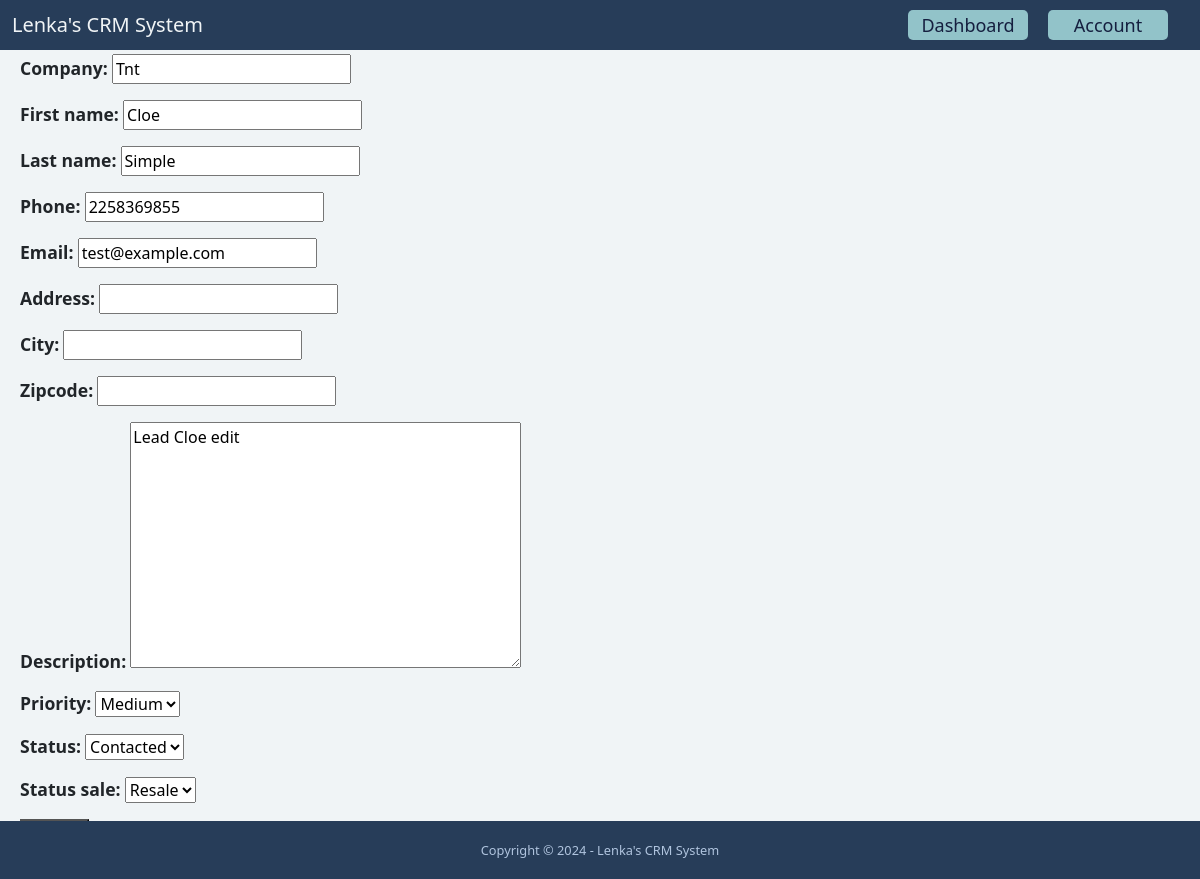
The app's page /dashboard/leads/10/edit/ (signed in) with its own data.
### lead/models.py (models this page shows, shortened)
class Lead(models.Model):
    LOW = 'low'
    MEDIUM = 'medium'
    HIGH = 'high'
    CHOICES_PRIORITY = (
        (LOW, 'Low'),
        (MEDIUM, 'Medium'),
        (HIGH, 'High'),
    )
    NEW = 'new'
    CONTACTED = 'contacted'
    WON = 'won'
    LOST = 'lost'
    CHOICES_STATUS = (
        (NEW, 'New'),
        (CONTACTED, 'Contacted'),
        (WON, 'Won'),
        (LOST, 'Lost'),
    )
    resale = 'resale'
    direct = 'direct'
    STATUS = (
        (resale, 'Resale'),
        (direct, 'Direct'),
    )
    first_name = models.CharField(max_length=255)
    last_name = models.CharField(max_length=255)
    company = models.CharField(max_length=255, blank=True, null=True)
    status_sale = models.CharField(max_length=255, choices=STATUS, default='', blank=True, null=True)
    email = models.EmailField()
    phone = models.CharField(max_length=50)
    address = models.CharField(max_length=255, blank=True)
    city = models.CharField(max_length=255, blank=True)
    zipcode = models.CharField(max_length=255, blank=True)
    country = models.CharField(max_length=255, blank=True)
    description = models.TextField(blank=True)
    priority = models.CharField(max_length=255, choices=CHOICES_PRIORITY, default=MEDIUM)
    status = models.CharField(max_length=255, choices=CHOICES_STATUS, default=NEW)
    converted_to_client = models.BooleanField(default=False)
    created_at = models.DateTimeField(auto_now_add=True)
    created_by = models.ForeignKey(User, related_name='leads', on_delete=models.CASCADE)
    modified_at = models.DateTimeField(auto_now=True)
    class Meta:
        ordering = ['-created_at']

### lead/views.py (the view)
# urls.py: path('<int:pk>/edit/', LeadUpdateView.as_view(), name='edit'),
class LeadUpdateView(LoginRequiredMixin, UpdateView):
    model = Lead
    def get_context_data(self, **kwargs):
        context = super().get_context_data(**kwargs)
        context['title'] = 'Edit Lead'
        return context
    fields = ('company', 'first_name', 'last_name', 'phone','email', 'address', 'city', 'zipcode', 'description',
              'priority', 'status', 'status_sale')
    success_url = reverse_lazy('lead:list')
    def get_queryset(self):
        queryset = super(LeadUpdateView, self).get_queryset()
        return queryset.filter(created_by=self.request.user, pk=self.kwargs.get('pk'))

### lead/templates/lead/lead_form.html (shortened to what this page needs)
{% extends 'base.html' %}
{% load static %}
{% block content %}
    <form method="post" action=".">
        {{ form.as_p }}
        <button type="submit">Submit</button>
    </form>
{% endblock %}

### static/styles.css (style rules this page uses)
html, body { height: 100%; margin: 0; }
body { background-color: #f0f4f6; position: relative; padding-bottom: 58px; min-height: 100vh; }
label { font-weight: bold; font-size: 1.1rem; }

### records on screen
Lead: company "Tnt", first_name "Cloe", last_name "Simple", phone "2258369855", email "test@example.com", description "Lead Cloe edit", priority "Medium", status "Contacted", status_sale "Resale"
